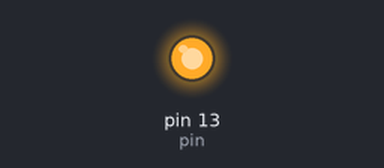
A sketch run on a simulated Arduino Uno, built with avr-gcc and run on an emulated ATmega328P. Shown: output pins drawn as LEDs (lit = HIGH). What the sketch prints to the serial monitor is not drawn.

Above: at 0.1 s.
Timing chart, 0 to 1.6 s (numbered marks = the images above):
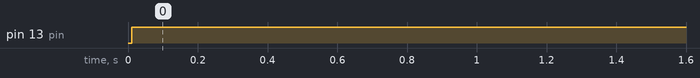

Measured:
- by itself, pin 13 (pin): LOW → HIGH at 0.01 s

The sketch:

internal_PullUp.ino
```cpp
int pin = 13;
volatile int state = HIGH;

void setup()
{
   Serial.begin(9600);
  pinMode(pin, OUTPUT);
  attachInterrupt(2, blink, CHANGE);
}

void loop()
{
  delay(10);
  digitalWrite(pin,state );
   Serial.println(state);
}

void blink()
{
  state = !state;
}
```
